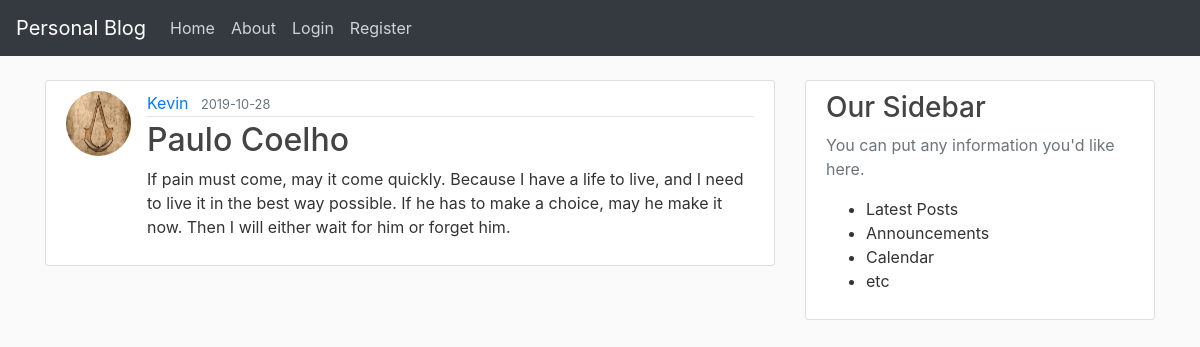
Page /post/7 on the committed database.
### flaskblog/models.py (models this page shows, shortened)
class User(db.Model,UserMixin):
    id = db.Column(db.Integer, primary_key=True)
    username = db.Column(db.String(80), unique=True, nullable=False)
    email = db.Column(db.String(120), unique=True, nullable=False)
    image_file = db.Column(db.String(20),nullable=False,default='default.jpg')
    password = db.Column(db.String(60),nullable=False)
    posts = db.relationship('Post',backref='author',lazy=True)

class Post(db.Model):
  id = db.Column(db.Integer, primary_key=True)
  title = db.Column(db.String(100),nullable=False)
  date_posted = db.Column(db.DateTime,nullable=False,default=datetime.utcnow)
  content = db.Column(db.Text,nullable=False)
  user_id = db.Column(db.Integer,db.ForeignKey('user.id'),nullable=False)

### flaskblog/routes.py (the view)
@app.route('/post/<int:post_id>')
def post(post_id):
    post = Post.query.get_or_404(post_id)
    return render_template('post.html',title=post.title,post=post)

### flaskblog/templates/post.html (shortened to what this page needs)
{% extends 'layout.html' %}
{% block content %}
  <article class="media content-section">
    <img src="{{ url_for('static',filename='profile_pics/' + post.author.image_file) }}" alt="user profile image"
      class="rounded-circle article-img">
    <div class="media-body">
      <div class="article-metadata">
        <a href="#" class="mr-2">{{ post.author.username }}</a>
        <small class="text-muted">{{ post.date_posted.strftime('%Y-%m-%d') }}</small>
      </div>
      <h2 class="article-title">{{ post.title }}</h2>
      <p class="article-content">{{ post.content }}</p>
    </div>
  </article>
{% endblock content %}

### flaskblog/static/main.css (style rules this page uses)
body { background: #fafafa; color: #333333; margin-top: 5rem; }
h1, h2, h3, h4, h5, h6 { color: #444444; }
.content-section { background: #ffffff; padding: 10px 20px; border: 1px solid #dddddd; border-radius: 3px; margin-bottom: 20px; }
.article-title { color: #444444; }
.article-content { white-space: pre-line; }
.article-img { height: 65px; width: 65px; margin-right: 16px; }
.article-metadata { padding-bottom: 1px; margin-bottom: 4px; border-bottom: 1px solid #e3e3e3; }

### rows in the picture
User: image_file (picture), author.username "Kevin"
Post: date_posted "2019-10-28", title "Paulo Coelho", content "If pain must come, may it come quickly. Because I have a life to live, and I need to live it in the best way possible. If he has to make a choice, may he make it now. Then I will either wait for him or forget him."
